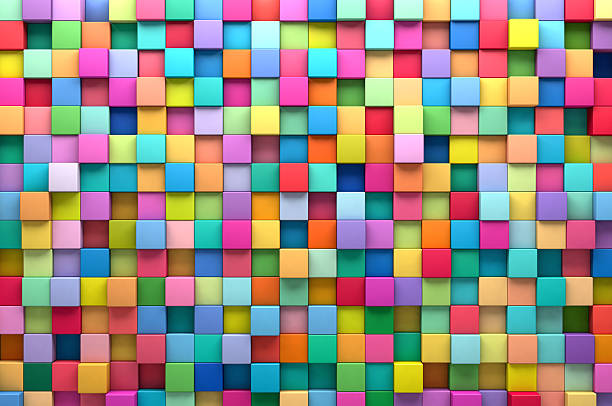
#> input picture Parseval Energy preservation in Fourier Transform/tiles.jpg, 612 x 406 px
$ python Energy.py
#> lines starting #> are read from the running program, lines starting #| are printed output that depends on the picture; long printed decimals are rounded
from google.colab import files
import numpy as np
import matplotlib.pyplot as plt
from scipy.fft import fft2, fftshift
import matplotlib.image as mpimg

# Upload image
uploaded = files.upload()
#> the answer given: tiles.jpg

# Assuming you upload a file named 'test.png', use the uploaded file name
image_path = list(uploaded.keys())[0]  # Get the first uploaded file name

# Load the image (if it's a color image, it will be converted to grayscale)
img = mpimg.imread(image_path)
#> img is the input picture: shape (406, 612, 3); mean R, G, B 151.1, 137.9, 128.6

# If the image is colored (e.g., RGB), convert it to grayscale
if img.ndim == 3:
    img = np.mean(img, axis=-1)  # Convert to grayscale by averaging the channels
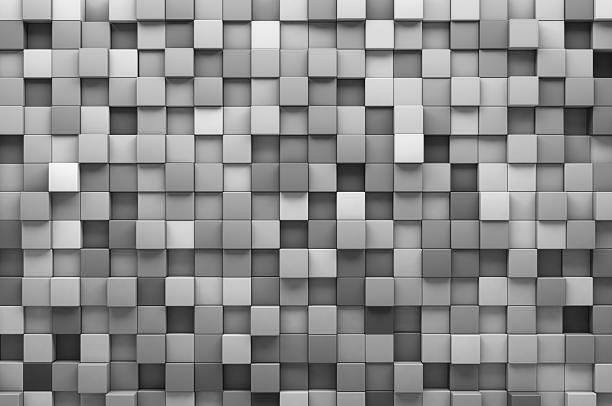
#> img: shape (406, 612) float64; min 1, max 254.3, mean 139.2

# Compute 2D Fourier Transform (Frequency domain)
F_uv = fft2(img)

# Shift the zero-frequency component to the center
F_uv_shifted = fftshift(F_uv)

# Calculate energy in the spatial domain
energy_spatial = np.sum(np.abs(img)**2)
#> energy_spatial = 5.39e+09

# Calculate energy in the frequency domain
energy_frequency = np.sum(np.abs(F_uv_shifted)**2) / img.size
#> energy_frequency = 5.39e+09

# Print the results
print(f"Energy in spatial domain: {energy_spatial}")
#| Energy in spatial domain: 5388984599.667
print(f"Energy in frequency domain: {energy_frequency}")
#| Energy in frequency domain: 5388984599.667

# Verify Parseval's theorem (energy conservation)
assert np.isclose(energy_spatial, energy_frequency), "Energy conservation does not hold!"

# Optionally, visualize the image and its frequency domain representation
plt.figure(figsize=(10, 5))

plt.subplot(1, 2, 1)
plt.imshow(img, cmap='gray')
plt.title('Original Image')

plt.subplot(1, 2, 2)
# Visualize the log of the absolute value of the shifted frequency domain
plt.imshow(np.log(np.abs(F_uv_shifted) + 1), cmap='gray')  # Log scale for better visualization
plt.title('Frequency Domain')

plt.show()
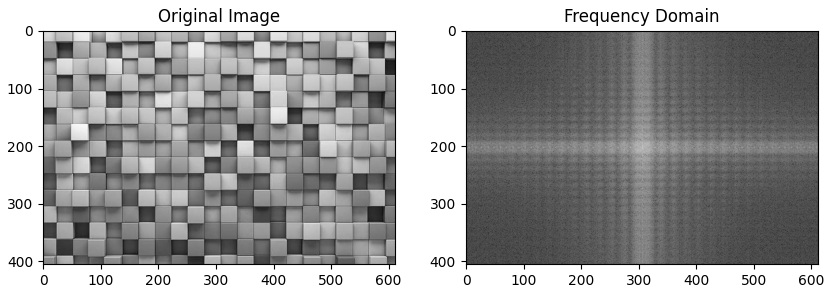
#> figure drawn by matplotlib, 2 panels
